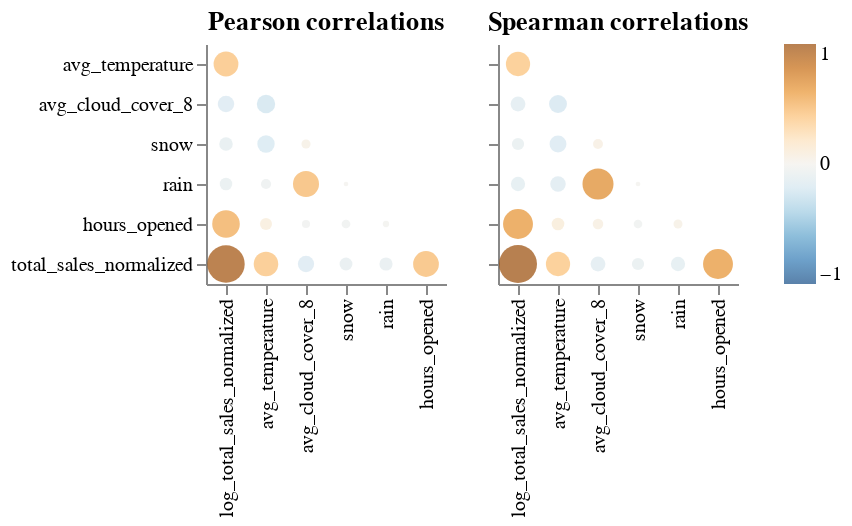

Notebook cell for this chart:
### Code cell
aly.corr(train_df.drop(columns=['log_item_A_sales', 'item_A_sales', 'log_item_B_sales', 'item_B_sales', 'item_C_sales', 'log_item_C_sales']))

### Figure 1 — Vega-Lite specification as saved in the notebook (floating-point values rounded to 4 significant figures)
{"config": {"view": {"continuousWidth": 300, "continuousHeight": 300, "strokeWidth": 0}}, "concat": [{"data": {"name": "data-bc83c9205908879c9572e7b00d3840ea"}, "mark": {"type": "circle"}, "encoding": {"color": {"field": "value", "scale": {"domain": [-1, 1], "scheme": "blueorange"}, "title": "", "type": "quantitative"}, "size": {"field": "abs_value", "legend": null, "scale": {"domain": [0, 1]}, "type": "quantitative"}, "tooltip": [{"field": "value", "format": ".2f", "title": "corr", "type": "quantitative"}, {"field": "index", "title": "x", "type": "nominal"}, {"field": "variable", "title": "y", "type": "nominal"}], "x": {"field": "index", "sort": ["log_total_sales_normalized", "avg_temperature", "avg_cloud_cover_8", "snow", "rain", "hours_opened"], "title": "", "type": "nominal"}, "y": {"axis": {}, "field": "variable", "sort": ["avg_temperature", "avg_cloud_cover_8", "snow", "rain", "hours_opened", "total_sales_normalized"], "title": "", "type": "nominal"}}, "title": "Pearson correlations", "transform": [{"calculate": "abs(datum.value)", "as": "abs_value"}]}, {"data": {"name": "data-d40051dabd1579af06fa215ecd57c1d4"}, "mark": {"type": "circle"}, "encoding": {"color": {"field": "value", "scale": {"domain": [-1, 1], "scheme": "blueorange"}, "title": "", "type": "quantitative"}, "size": {"field": "abs_value", "legend": null, "scale": {"domain": [0, 1]}, "type": "quantitative"}, "tooltip": [{"field": "value", "format": ".2f", "title": "corr", "type": "quantitative"}, {"field": "index", "title": "x", "type": "nominal"}, {"field": "variable", "title": "y", "type": "nominal"}], "x": {"field": "index", "sort": ["log_total_sales_normalized", "avg_temperature", "avg_cloud_cover_8", "snow", "rain", "hours_opened"], "title": "", "type": "nominal"}, "y": {"axis": {"labels": false}, "field": "variable", "sort": ["avg_temperature", "avg_cloud_cover_8", "snow", "rain", "hours_opened", "total_sales_normalized"], "title": "", "type": "nominal"}}, "title": "Spearman correlations", "transform": [{"calculate": "abs(datum.value)", "as": "abs_value"}]}], "resolve": {"axis": {"y": "shared"}}, "$schema": "https://vega.github.io/schema/vega-lite/v5.20.1.json", "datasets": {"data-bc83c9205908879c9572e7b00d3840ea": [{"index": "hours_opened", "variable": "total_sales_normalized", "value": 0.4536}, {"index": "snow", "variable": "total_sales_normalized", "value": -0.1046}, {"index": "avg_cloud_cover_8", "variable": "total_sales_normalized", "value": -0.1751}, {"index": "avg_temperature", "variable": "total_sales_normalized", "value": 0.4118}, {"index": "log_total_sales_normalized", "variable": "total_sales_normalized", "value": 0.9686}, {"index": "rain", "variable": "total_sales_normalized", "value": -0.1093}, {"index": "log_total_sales_normalized", "variable": "snow", "value": -0.1162}, {"index": "avg_temperature", "variable": "snow", "value": -0.2002}, {"index": "avg_cloud_cover_8", "variable": "snow", "value": 0.04755}, {"index": "avg_temperature", "variable": "rain", "value": -0.0615}, {"index": "log_total_sales_normalized", "variable": "rain", "value": -0.09849}, {"index": "snow", "variable": "rain", "value": -0.003699}, {"index": "avg_cloud_cover_8", "variable": "rain", "value": 0.4637}, {"index": "log_total_sales_normalized", "variable": "hours_opened", "value": 0.5215}, {"index": "avg_temperature", "variable": "hours_opened", "value": 0.09066}, {"index": "avg_cloud_cover_8", "variable": "hours_opened", "value": -0.03456}, {"index": "snow", "variable": "hours_opened", "value": -0.04189}, {"index": "rain", "variable": "hours_opened", "value": -0.01679}, {"index": "log_total_sales_normalized", "variable": "avg_temperature", "value": 0.4198}, {"index": "avg_temperature", "variable": "avg_cloud_cover_8", "value": -0.2262}, {"index": "log_total_sales_normalized", "variable": "avg_cloud_cover_8", "value": -0.1781}], "data-d40051dabd1579af06fa215ecd57c1d4": [{"index": "hours_opened", "variable": "total_sales_normalized", "value": 0.6148}, {"index": "snow", "variable": "total_sales_normalized", "value": -0.09351}, {"index": "avg_cloud_cover_8", "variable": "total_sales_normalized", "value": -0.1412}, {"index": "avg_temperature", "variable": "total_sales_normalized", "value": 0.4017}, {"index": "log_total_sales_normalized", "variable": "total_sales_normalized", "value": 1.0}, {"index": "rain", "variable": "total_sales_normalized", "value": -0.1311}, {"index": "log_total_sales_normalized", "variable": "snow", "value": -0.09351}, {"index": "avg_temperature", "variable": "snow", "value": -0.1886}, {"index": "avg_cloud_cover_8", "variable": "snow", "value": 0.05809}, {"index": "avg_temperature", "variable": "rain", "value": -0.1563}, {"index": "log_total_sales_normalized", "variable": "rain", "value": -0.1311}, {"index": "snow", "variable": "rain", "value": -0.004377}, {"index": "avg_cloud_cover_8", "variable": "rain", "value": 0.6625}, {"index": "log_total_sales_normalized", "variable": "hours_opened", "value": 0.6148}, {"index": "avg_temperature", "variable": "hours_opened", "value": 0.1004}, {"index": "avg_cloud_cover_8", "variable": "hours_opened", "value": 0.06679}, {"index": "snow", "variable": "hours_opened", "value": -0.04094}, {"index": "rain", "variable": "hours_opened", "value": 0.04474}, {"index": "log_total_sales_normalized", "variable": "avg_temperature", "value": 0.4017}, {"index": "avg_temperature", "variable": "avg_cloud_cover_8", "value": -0.213}, {"index": "log_total_sales_normalized", "variable": "avg_cloud_cover_8", "value": -0.1412}]}}
